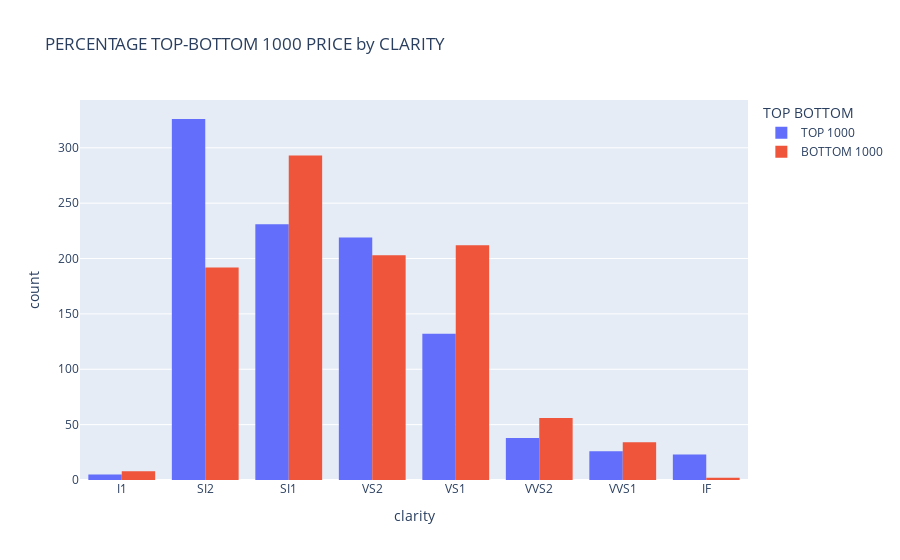

The notebook cell saved with this chart:
### Code cell
clarity_values = {'clarity':['I1','SI2','SI1','VS2','VS1', 'VVS2','VVS1', 'IF']}

fig=px.histogram(dfall, x='clarity',orientation='v',title=f'PERCENTAGE TOP-BOTTOM {rank} PRICE by CLARITY',color='TOP BOTTOM',
                 barmode='group',category_orders=clarity_values)
fig.show()

### Figure 1 — Plotly figure (JSON) as saved in the notebook; plotly's stock layout.template omitted (floating-point values rounded to 4 significant figures; data arrays with more than 128 entries replaced by an {"elided": "..."} marker saying what was removed)
{"data": [{"alignmentgroup": "True", "bingroup": "x", "hovertemplate": "TOP BOTTOM=TOP 1000<br>clarity=%{x}<br>count=%{y}<extra></extra>", "legendgroup": "TOP 1000", "marker": {"color": "#636efa"}, "name": "TOP 1000", "offsetgroup": "TOP 1000", "orientation": "v", "showlegend": true, "type": "histogram", "x": {"elided": "1000 str values"}, "xaxis": "x", "yaxis": "y"}, {"alignmentgroup": "True", "bingroup": "x", "hovertemplate": "TOP BOTTOM=BOTTOM 1000<br>clarity=%{x}<br>count=%{y}<extra></extra>", "legendgroup": "BOTTOM 1000", "marker": {"color": "#EF553B"}, "name": "BOTTOM 1000", "offsetgroup": "BOTTOM 1000", "orientation": "v", "showlegend": true, "type": "histogram", "x": {"elided": "1000 str values"}, "xaxis": "x", "yaxis": "y"}], "layout": {"autosize": true, "barmode": "group", "legend": {"title": {"text": "TOP BOTTOM"}, "tracegroupgap": 0}, "title": {"text": "PERCENTAGE TOP-BOTTOM 1000 PRICE by CLARITY"}, "xaxis": {"anchor": "y", "autorange": true, "categoryarray": ["I1", "SI2", "SI1", "VS2", "VS1", "VVS2", "VVS1", "IF"], "categoryorder": "array", "domain": [0, 1], "range": [-0.5, 7.5], "title": {"text": "clarity"}, "type": "category"}, "yaxis": {"anchor": "x", "autorange": true, "domain": [0, 1], "range": [0, 343.2], "title": {"text": "count"}}}}
